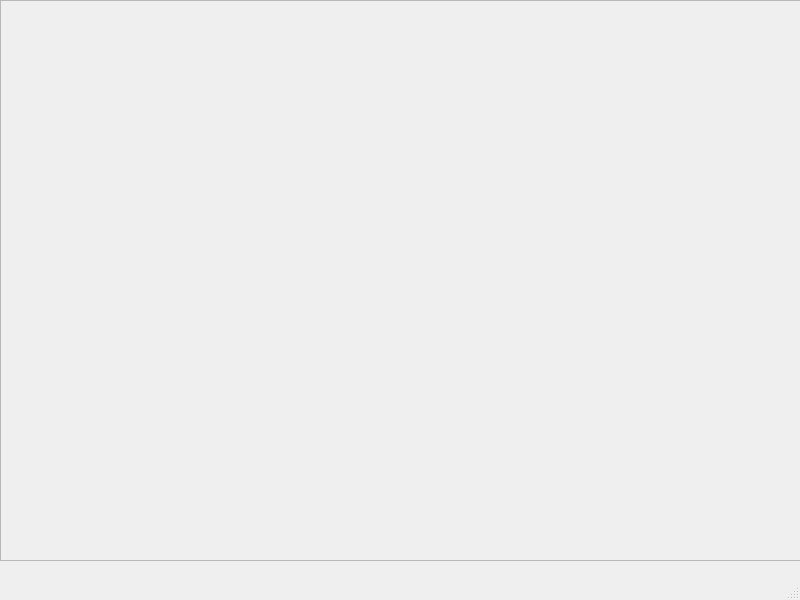
<?xml version="1.0" encoding="UTF-8"?>
<ui version="4.0">
 <class>MainWindow</class>
 <widget class="QMainWindow" name="MainWindow">
  <property name="geometry">
   <rect>
    <x>0</x>
    <y>0</y>
    <width>800</width>
    <height>600</height>
   </rect>
  </property>
  <property name="windowTitle">
   <string>MainWindow</string>
  </property>
  <widget class="QWidget" name="centralwidget">
   <widget class="QFrame" name="frame">
    <property name="geometry">
     <rect>
      <x>0</x>
      <y>0</y>
      <width>801</width>
      <height>561</height>
     </rect>
    </property>
    <property name="frameShape">
     <enum>QFrame::StyledPanel</enum>
    </property>
    <property name="frameShadow">
     <enum>QFrame::Raised</enum>
    </property>
   </widget>
  </widget>
  <widget class="QMenuBar" name="menubar">
   <property name="geometry">
    <rect>
     <x>0</x>
     <y>0</y>
     <width>800</width>
     <height>19</height>
    </rect>
   </property>
  </widget>
  <widget class="QStatusBar" name="statusbar"/>
 </widget>
 <resources/>
 <connections/>
</ui>
